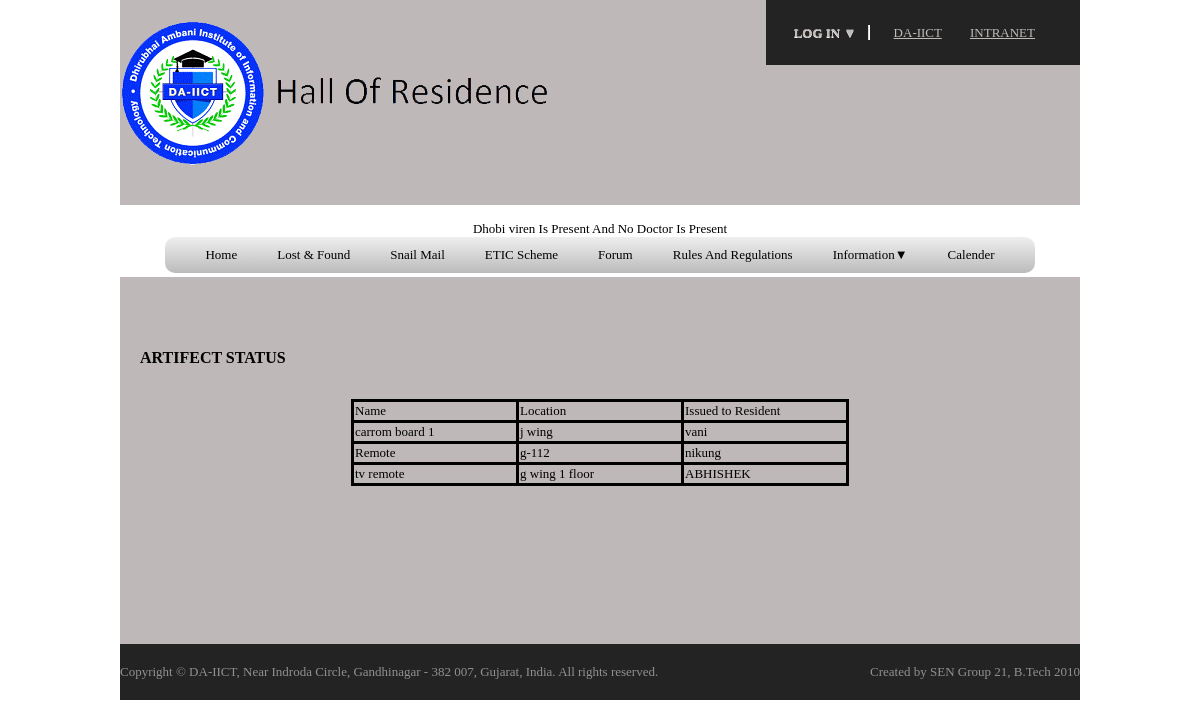
Page /Modules/General/view_artifect_status.php on the committed database.
### tables this page shows
CREATE TABLE IF NOT EXISTS `dhobi_status` (
  `dhobi_id` int(10) NOT NULL AUTO_INCREMENT,
  `name` varchar(30) NOT NULL,
  `present` char(1) NOT NULL DEFAULT 'o',
  PRIMARY KEY (`dhobi_id`),
  UNIQUE KEY `name` (`name`)
);

CREATE TABLE IF NOT EXISTS `activities` (
  `actifact_id` int(30) NOT NULL AUTO_INCREMENT,
  `resident_id` char(30) DEFAULT NULL,
  `location` char(30) NOT NULL,
  `Name` char(30) NOT NULL,
  UNIQUE KEY `Name` (`Name`),
  KEY `actifact_id` (`actifact_id`),
  KEY `resident_id` (`resident_id`)
);

CREATE TABLE IF NOT EXISTS `residents` (
  `id` char(30) NOT NULL,
  `name` char(30) NOT NULL,
  `room` int(5) NOT NULL,
  `floor` int(3) NOT NULL,
  `wing` char(2) NOT NULL,
  `contact_details` char(30) DEFAULT NULL,
  `guardian_contact_details` char(30) DEFAULT NULL,
  `batch` int(5) NOT NULL,
  `program` char(10) NOT NULL,
  `email` char(30) NOT NULL,
  `login_id` char(30) DEFAULT NULL,
  PRIMARY KEY (`id`),
  KEY `login_id` (`login_id`)
);

### Modules/general/view_artifect_status.php (the view, shortened to what this page needs)
<!DOCTYPE html>
<html lang="en" dir="ltr">
<head>
<link rel="stylesheet" href="styles/layout.css" type="text/css">
</head>
<body>
<div id="whole">
<div class="wrapper row1">
  <header id="header" class="clear">
    <hgroup>
      <img src="images/demo/logo.png"></img>
    </hgroup>
    <form action="#" method="post">
      <fieldset>
        <nav>
	<ul>
		<li id="login">
			<a id="login-trigger" href="#">
				Log in <span>&#x25BC;</span>
			</a>
		</li>
		<li>
			<a href="http://www.daiict.ac.in">DA-IICT</a>
		</li>
		<li>
			<a href="http://intranet.daiict.ac.in">Intranet</a>
		</li>
	</ul>
</nav>
      </fieldset>
    </form>
  </header>
</div>
<div class="wrapper row2">
  <div id="status">
	<marquee behavior="scroll" direction="left" scrollamount="20"><?php
		view_dhobi();
		echo " And ";
		view_doctor();
		function view_dhobi()
		{
				$SQL_Query="select name from dhobi_status where present='i' limit 1";
				$result=mysql_query($SQL_Query);
				$out=mysql_fetch_assoc($result);
				$name=$out['name'];
				if($name!="")
				{
					echo "Dhobi $name Is Present";
				}
				else
				{
					echo "No Dhobi Is Present";
				}
		}
		function view_doctor()
		{
				$SQL_Query="select count(*) as counter from doctor where present='i' limit 1";
				$result=mysql_query($SQL_Query);
				$out=mysql_fetch_assoc($result);
				$count=$out['counter'];
				if($count>=1)
				{
					echo "Doctor Is Present";
				}
				else
				{
					echo "No Doctor Is Present";
				}
		}
?></marquee>
  </div>
  <div id="menu_bar">
	<nav>
      <ul>
        <li><a href="/sen/Modules/Login/login.php">Home</a></li>
        <li><a href="/sen/Modules/General/Lost_and_found_general.php">Lost & Found</a></li>
        <li><a href="/sen/Modules/General/snailmail_general.php">Snail Mail</a></li>
        <li><a href="/sen/Modules/General/etic_general.php">ETIC Scheme</a></li>
		<li><a href="/sen/Modules/Forum/Forum_main.php">Forum</a></li>
		<li><a href="/sen/Modules/General/Rules_and_regulations_for_general.php">Rules And Regulations</a></li>
		<li><a href="#">Information<span>&#x25BC;</span></a>
		</li>
        <li><a href="/sen/modules/Calender/Calender.php" target="_blank">Calender</a></li>
      </ul>
    </nav>
  </div>
  <div id="container" class="clear">
		<p>
		<br>
		<section>
		<h2> Artifect Status</h2>
        <br>
			<?php
                        $result = mysql_query("select t1.* ,t2.name from activities as t1 join residents as t2 where t1.resident_id = t2.id ");
            echo '<table border="1">';
            echo "<tr>";
                echo "<td>Name</td>";
                echo "<td>Location</td>";
                echo "<td>Issued to Resident</td>";
            while($row = mysql_fetch_array($result)){
                echo "<tr>";
                echo "<td>" . $row["Name"] . "</td>";
                echo "<td>" . $row["location"] . "</td>";
                echo "<td>" . $row["name"] . "</td>";
            }
            echo "</table>";
            ?>
        <br>
		</section>
		</p>
  </div>
</div>
</div>
<div class="wrapper row3">
  <footer id="footer" class="clear">
    <p class="fl_left">Copyright &copy; DA-IICT, Near Indroda Circle, Gandhinagar - 382 007, Gujarat, India. All rights reserved.</a></p>
    <p class="fl_right">Created by SEN Group 21, B.Tech 2010</p>
  </footer>
</div>
</body>
</html>
<?PHP
		function Connect_TO_DB()
		{
			echo nl2br("\n");
		}
?>

### Modules/general/styles/layout.css (style rules this page uses)
body { margin:0; padding:0; font-size:13px; font-family:Georgia, "Times New Roman", Times, serif; color:#000; }
.clear:after { content:"."; display:block; height:0; clear:both; visibility:hidden; line-height:0; }
.clear { display:block; clear:both; }
.fl_left { float:left; }
.fl_right { float:right; }
img { margin:0; padding:0; border:none; line-height:normal; vertical-align:middle; }
footer, header, hgroup, nav, section { display:block; margin:0; padding:0; }
table { margin:auto auto; border:3px solid black; border-collapse:collapse; }
td, th { width:160px; border:3px solid black; }
div.wrapper { display:block; width:100%; margin:0; padding:0; text-align:center; }
.row1 { color:#000; }
.row1 a { color:#000; }
.row2 { color:#000; }
.row2 a { color:#000; }
.row3, .row3 a { color:#919191; }
#header, #container, #footer { display:block; width:960px; margin:0 auto; }
nav ul { margin:0; padding:0; list-style:none; }
h1, h2, h3, h4, h5, h6 { margin:0; padding:0; font-size:16px; font-weight:bold; font-style:normal; line-height:normal; text-transform:uppercase; }
form, fieldset, legend { margin:0; padding:0; border:none; }
#header { padding:20px 0; background-color:#bfb8b8; }
#header hgroup { float:left; margin:0 0 20px 0; }
#header form { display:block; float:right; margin:-20px 0 0 0; padding:0; }
#header nav { display:block; width:100%; margin:0; padding:20px 0; color:#C0BAB6; background-color:#232323; clear:both; }
#header nav ul { padding:0 20px; }
#header nav li { display:inline; margin-right:25px; text-transform:uppercase; }
#header nav li a { color:#C0BAB6; background-color:#232323; }
#container { padding:30px 0px; width:960px; min-height:307px; text-align:left; background:#bfb8b8; }
#container section { display:block; width:920px; margin:0 0 30px 20px; padding:0; }
#footer { padding:20px 0; background-color:#232323; }
#footer p { margin:0; padding:0; }
nav #login { border-right: 1px solid #ddd; -moz-box-shadow: 1px 0 0 #fff; -webkit-box-shadow: 1px 0 0 #fff; box-shadow: 1px 0 0 #fff; }
nav #login-trigger { display: inline-block; *display: inline; *zoom: 1; height: 25px; line-height: 25px; font-weight: bold; padding: 0 8px; text-decoration: none; color: #444; text-shadow: 0 1px 0 #fff; }
nav #login-trigger { -moz-border-radius: 3px 0 0 3px; -webkit-border-radius: 3px 0 0 3px; border-radius: 3px 0 0 3px; }
#menu_bar nav { margin: 0 auto; text-align: center; }
#menu_bar nav ul { background: #efefef; background: linear-gradient(top, #efefef 0%, #bbbbbb 100%); background: -moz-linear-gradient(top, #efefef 0%, #bbbbbb 100%); background: -webkit-linear-gradient(top, #efefef 0%,#bbbbbb 100%); padding: 0 20px; border-radius: 10px; list-style: none; position: relative; display: inline-table; }
#menu_bar nav ul:after { content: ""; clear: both; display: block; }
#menu_bar nav ul li { float: left; }
#menu_bar nav ul li a { display: block; padding: 10px 20px; color: #000; text-decoration: none; }

### rows in the picture
dhobi_status: name "viren"
activities: Name "carrom board 1", location "j wing", resident.name "vani"
activities: Name "Remote", location "g-112", resident.name "nikung"
activities: Name "tv remote", location "g wing 1 floor", resident.name "ABHISHEK"
